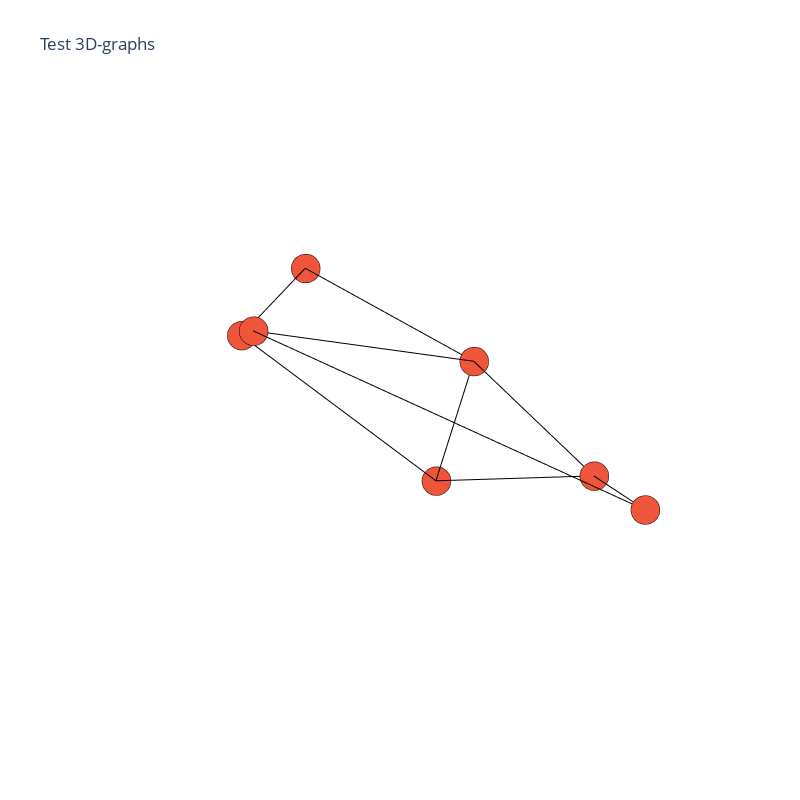

The code cell stored with this chart in its notebook:
### Code cell
#Include the traces we want to plot and create a figure
data = [trace_edges, trace_nodes]
#print(data)
fig = go.Figure(data=data, layout=layout)

fig.show()

### Figure 1 — Plotly figure (JSON) as saved in the notebook; plotly's stock layout.template omitted (floating-point values rounded to 4 significant figures)
{"data": [{"hoverinfo": "none", "line": {"color": "black", "width": 2}, "mode": "lines", "type": "scatter3d", "x": [-0.3713, 0.5106, null, -0.3713, -0.3061, null, -0.3713, -0.1761, null, -0.3713, -0.1105, null, 0.5106, 0.1994, null, 0.5106, 0.2541, null, -0.3061, 0.2541, null, -0.1761, -0.1105, null, -0.1761, 0.1994, null, -0.1105, 0.2541, null], "y": [-0.009465, -0.1385, null, -0.009465, -0.9398, null, -0.009465, 0.6666, null, -0.009465, 0.04897, null, -0.1385, 1.0, null, -0.1385, -0.6278, null, -0.9398, -0.6278, null, 0.6666, 0.04897, null, 0.6666, 1.0, null, 0.04897, -0.6278, null], "z": [-0.065, 0.366, null, -0.065, 0.04235, null, -0.065, -0.1189, null, -0.065, -0.4752, null, 0.366, 0.199, null, 0.366, 0.05173, null, 0.04235, 0.05173, null, -0.1189, -0.4752, null, -0.1189, 0.199, null, -0.4752, 0.05173, null]}, {"hoverinfo": "text", "marker": {"colorscale": [[0, "lightgreen"], [1, "magenta"]], "line": {"color": "black", "width": 0.5}, "size": 10, "symbol": "circle"}, "mode": "markers", "text": ["A", "D", "B", "C", "E", "F", "G"], "type": "scatter3d", "x": [-0.3713, 0.5106, -0.3061, -0.1761, -0.1105, 0.1994, 0.2541], "y": [-0.009465, -0.1385, -0.9398, 0.6666, 0.04897, 1.0, -0.6278], "z": [-0.065, 0.366, 0.04235, -0.1189, -0.4752, 0.199, 0.05173]}], "layout": {"height": 800, "hovermode": "closest", "margin": {"t": 100}, "scene": {"xaxis": {"showbackground": false, "showgrid": false, "showline": false, "showticklabels": false, "title": {"text": ""}, "zeroline": false}, "yaxis": {"showbackground": false, "showgrid": false, "showline": false, "showticklabels": false, "title": {"text": ""}, "zeroline": false}, "zaxis": {"showbackground": false, "showgrid": false, "showline": false, "showticklabels": false, "title": {"text": ""}, "zeroline": false}}, "showlegend": false, "title": {"text": "Test 3D-graphs"}, "width": 800}}
